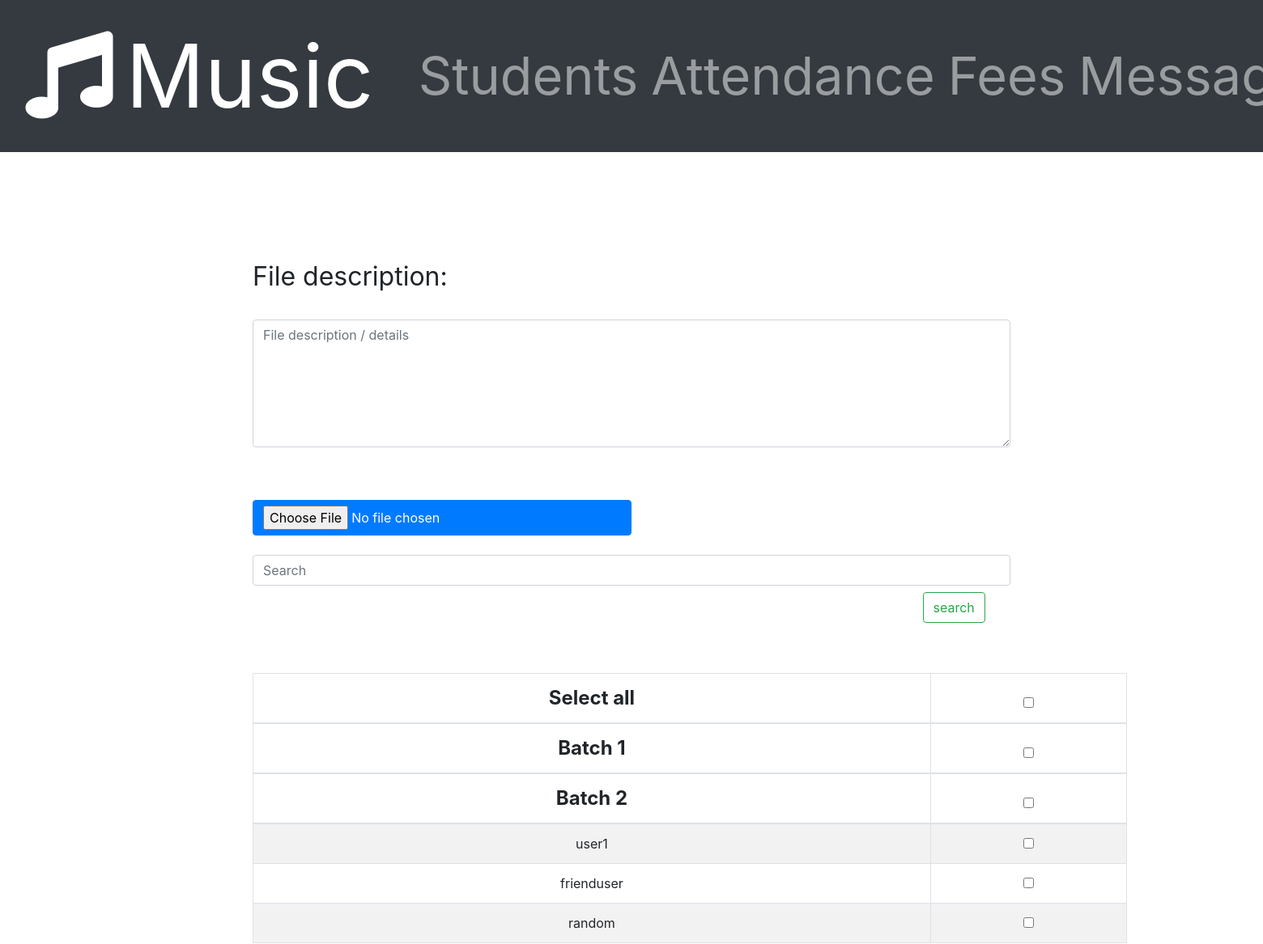
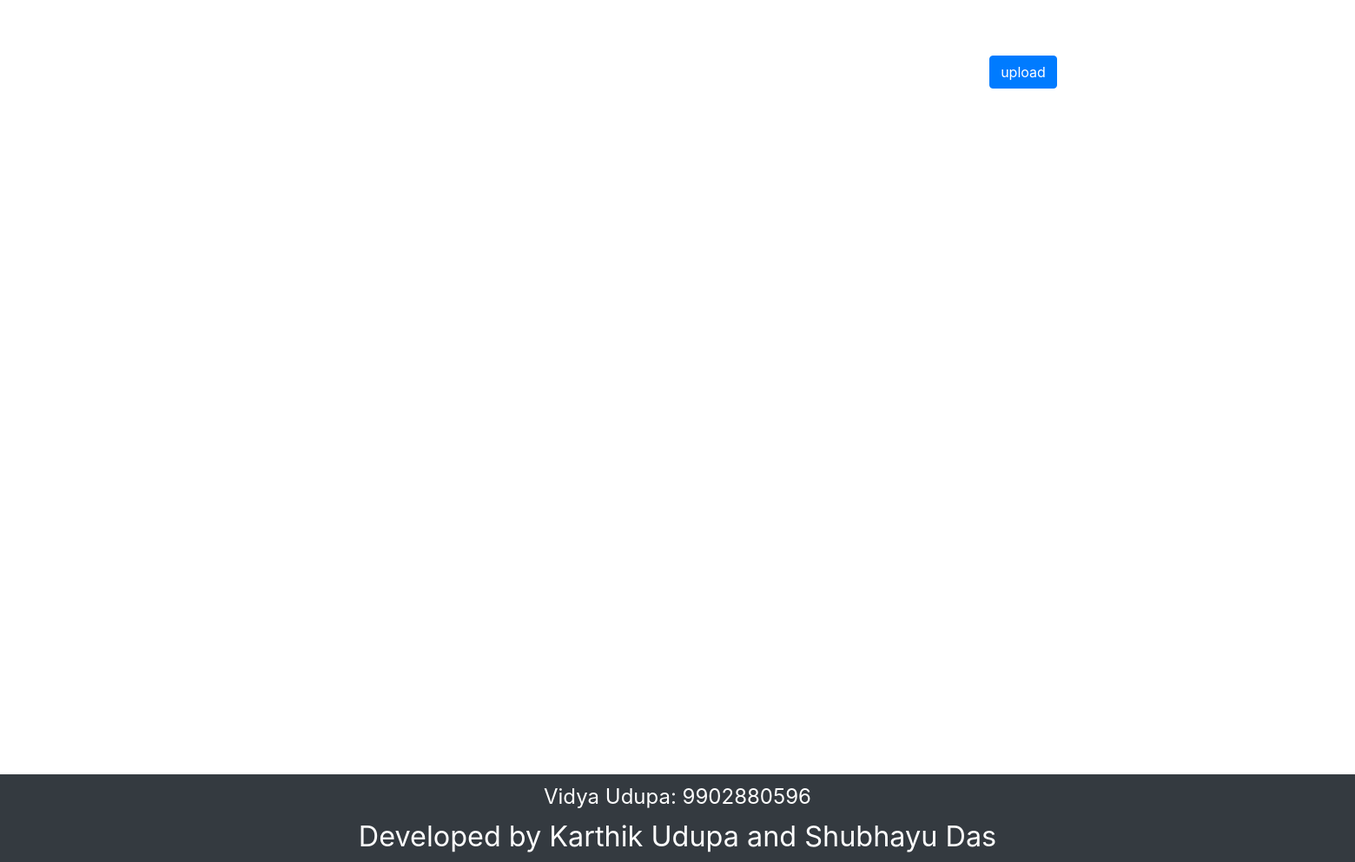
The page /admin-home/admin-upload-files/ (signed in) on the database its author committed (2 pictures, top to bottom).
### Registry/models.py (models this page shows)
class storeData(models.Model):
    id = models.AutoField(primary_key=True)
    username = models.CharField(max_length=100, default = "", verbose_name = "Student Name")
    phone_regex = RegexValidator(regex = r'^[0-9]{10}$', message = "Phone number must be of the form: 9876543210.")
    phone_number = models.CharField(validators = [phone_regex], max_length=11, verbose_name = "Phone Number")
    batch_number = models.IntegerField(default = 0, verbose_name = "Batch number")
    password = models.CharField(max_length = 30, verbose_name = "Password")
    no_of_class_attended = models.IntegerField(default = 0)
    last_class_attended = models.DateTimeField(auto_now_add = True)
    last_fees_paid = models.DateTimeField(default = datetime(1970, 1, 1, tzinfo=timezone('Asia/Kolkata')))
    validated = models.BooleanField(default = False)
    is_superuser = models.BooleanField(default = False)
    is_logged_in = models.BooleanField(default = False, verbose_name = "Logged in status")
    unseen_message_count = models.IntegerField(default = 0)
    unseen_file_count = models.IntegerField(default = 0)
    email_address = models.EmailField()

### Registry/views.py (the view)
# urls.py: path('admin-home/admin-upload-files/', views.adminUploadFile, name = 'adminUploadFile'),
def adminUploadFile(request):
    if checkStatus(request, sudo = True) == "superuser":
        args = {}
        if request.method == 'POST':
            if 'upload' in request.POST:
                recipients = []
                form = FileUploadForm(request.POST, request.FILES)
                if form.is_valid():
                    form.save()
                    if request.POST.get('selectall'):
                        recipients = storeData.objects.filter(is_superuser = 0)
                        recipients = recipients.values()
                    elif request.POST.get('batch1'):
                        recipients = storeData.objects.filter(batch_number = 1)
                        recipients = recipients.values()
                    elif request.POST.get('batch2'):
                        recipients = storeData.objects.filter(batch_number = 2)
                        recipients = recipients.values()
                    else:
                        for user in storeData.objects.values():
                            if request.POST.get(str(user['id'])):
                                recipients.append(user)
                    upload(recipients)
                    messages.info(request, 'File has been uploaded.')
                    return redirect('adminhome')
                else:
                    return redirect('adminUploadFile')
            if 'search' in request.POST:
                form = FileUploadForm()
                LIST_OF_CHOICES = []
                search = request.POST.get("search_field")
                similar_users = storeData.objects.filter(username__icontains=search)
                for user in similar_users:
                    if not user.is_superuser:
                        LIST_OF_CHOICES.append(user)
                args = {"form": form, "students": LIST_OF_CHOICES}
                return render(request, 'Registry/adminUploadFile.html', args)
        else:
            form = FileUploadForm()
            LIST_OF_CHOICES = []
            for user in storeData.objects.values():
                if not user['is_superuser']:
                    LIST_OF_CHOICES.append(user)
            args = {"form": form, "students": LIST_OF_CHOICES}
            print("Here")
            return render(request, 'Registry/adminUploadFile.html', args)
    else:
        errorMessage(request, 'notSignedIn')
        return redirect('home')

### Registry/forms.py
class FileUploadForm(forms.ModelForm):
    choices = forms.MultipleChoiceField(widget=forms.CheckboxSelectMultiple, required = False)
    search_field = forms.CharField(required = False)
    class Meta:
        model = FileUpload
        fields = ('description', 'uploadedFile')

### Registry/views.py (called while the page is built)
def checkStatus(request, sudo = False):
    userId = request.session.get('user_info')
    try:
        user = storeData.objects.get(id = userId)
        if userId is not None and userId is not -1:
            if user.is_superuser:
                if sudo:
                    return "superuser"
                else:
                    return False
            else:
                return True
        else:
            return False
    except:
        return False

### Registry/templates/Registry/adminUploadFile.html (shortened to what this page needs)
{% extends "Registry/adminBase.html" %}
{% load static %}
{% block style %}
    <link rel="stylesheet" href = {% static "css/adminUploadFile.css" %}>
{% endblock %}
{% block body %}
    <div id = "upload">
    <form method="POST" enctype="multipart/form-data" class = "md-form">
        <label id = "file-message"> File description: </label>
        <textarea rows = '6' class="form-control text-wrap" type="text" name = "description" placeholder="File description / details" id = "file-desc"></textarea>
        <input type = "file" id = "file-chooser" value="Choose File" name = "uploadedFile" class = "btn btn-primary"/>
        <br><br>
        <input class="form-control mr-sm-2 mb-md-2" type="search" placeholder="Search" aria-label="Search" name = "search_field">
        <input type="submit" name="search" value="search" class="btn btn-outline-success my-2 my-sm-0 float-right" id = "submit">
        <div id = "selectTable">
            <table class = "table table-striped table-bordered">
                <thead>
                    <tr>
                        <th class="general"> Select all </th>
                        <th><input type="checkbox" class = "check" name = "selectall"></th>
                    </tr>
                    <tr>
                        <th class="general"> Batch 1</th>
                        <th><input type="checkbox" class = "check" name = "batch1"></th>
                    </tr>
                    <tr>
                        <th class="general"> Batch 2 </th>
                        <th><input type="checkbox" class = "check" name = "batch2"></th>
                    </tr>
                </thead>
                <tbody>
                    {% for student in students %}
                    <tr>
                        <td class = "labels">{{ student.username }}</td>
                        <td><input type="checkbox" class = "check" name = "{{student.id}}"></td>
                    </tr>
                    {% endfor %}
                </tbody>
            </table>
        </div>
        <input type = "submit" name="upload" id = "upload-btn" value = "upload" class = "btn login-btn btn-primary float-right" id = "file-submit"/>
    </form>
</div>
{% endblock %}

### Registry/static/css/adminBase.css (style rules this page uses)
html, body { width: 100%; }
@media (min-width: 768px) { .float-right { margin-right: calc(2vw); } }

### Registry/static/css/adminUploadFile.css (style rules this page uses)
th, td { text-align: center; }
.general { font-size: 1.5rem; }
#upload { position: relative; top: calc(3vh); width: 60%; margin: auto; }
#file-message { font-size: 2rem; padding-top: calc(3vh); padding-bottom: calc(1vh); }
#file-chooser { min-width: calc(30vw); height: auto; margin: auto; margin-top: calc(3vh); }
#upload-btn { margin-top: calc(3vh); }
.table { width: calc(50vh); margin: auto; margin-top: calc(5vh); }

### rows shown on the page
storeData: username "user1"
storeData: username "frienduser"
storeData: username "random"
